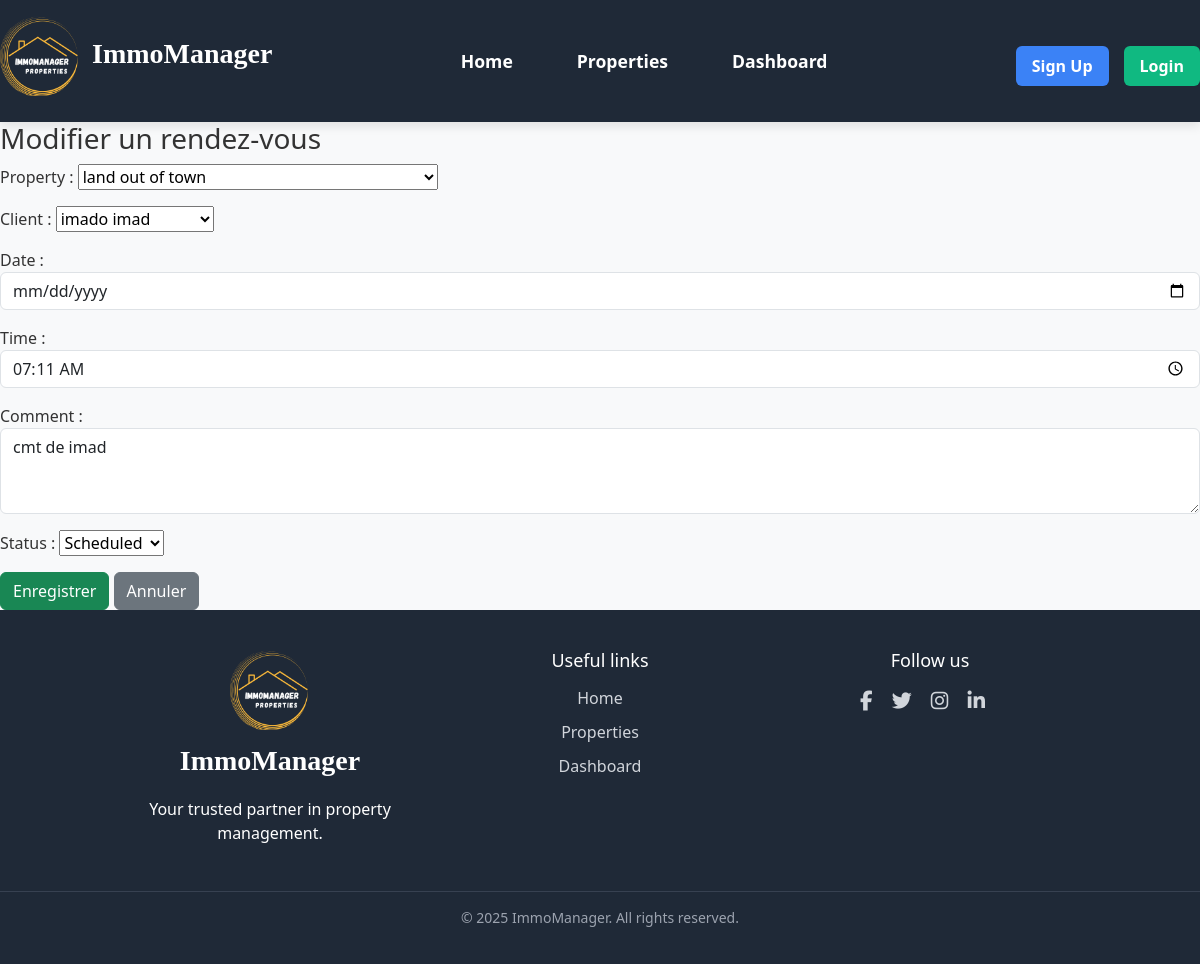
/rendezvous/rendezvous/modifier/1/, run on the app's committed database.
### rendezvous/models.py (models this page shows, shortened)
class RendezVous(models.Model):
    date = models.DateField()
    time = models.TimeField()  # anciennement heure
    property = models.ForeignKey(Bien, on_delete=models.CASCADE)  # anciennement bien
    client = models.ForeignKey(Client, on_delete=models.CASCADE)
    comment = models.TextField(blank=True)  # anciennement commentaire
    status = models.CharField(max_length=20, choices=[
        ('Scheduled', 'Scheduled'),
        ('Completed', 'Completed'),
        ('Canceled', 'Canceled'),
    ], default='Scheduled')  # anciennement statut

### rendezvous/views.py (the view)
# urls.py: path('rendezvous/modifier/<int:pk>/', views.modifier_rendezvous, name='modifier_rendezvous'),
def modifier_rendezvous(request, pk):
    rv = get_object_or_404(RendezVous, pk=pk)
    if request.method == 'POST':
        form = RendezVousForm(request.POST, instance=rv)
        if form.is_valid():
            form.save()
            return redirect('liste_rendezvous')
    else:
        form = RendezVousForm(instance=rv)
    return render(request, 'rendezvous/modifier.html', {'form': form})

### rendezvous/forms.py
class RendezVousForm(forms.ModelForm):
    class Meta:
        model = RendezVous
        fields = ['property', 'client', 'date', 'time', 'comment', 'status']
        widgets = {
            'date': forms.DateInput(attrs={'type': 'date', 'class': 'form-control'}),
            'time': forms.TimeInput(attrs={'type': 'time', 'class': 'form-control'}),
            'comment': forms.Textarea(attrs={'class': 'form-control', 'rows': 3}),
        }

### biens/models.py (called while the page is built)
    def __str__(self):
        return self.title

### clients/models.py (called while the page is built)
    def __str__(self):
        return f"{self.first_name} {self.last_name}"

### rendezvous/templates/rendezvous/modifier.html (shortened to what this page needs)
{% extends 'base.html' %}
{% block content %}
<h3>{% if form.instance.pk %}Modifier{% else %}Ajouter{% endif %} un rendez-vous</h3>
<form method="post">
    {{ form.as_p }}
    <button type="submit" class="btn btn-success">Enregistrer</button>
    <a href="{% url 'liste_rendezvous' %}" class="btn btn-secondary">Annuler</a>
</form>
{% endblock %}

### templates/base.html (style rules this page uses)
:root { --primary-color: #3b82f6; --accent-color: #00b894; --dark-color: #333; --light-color: #f8f9fa; }
* { margin: 0; padding: 0; box-sizing: border-box; }
body { font-family: 'Segoe UI', Tahoma, Geneva, Verdana, sans-serif; background-color: var(--light-color); color: var(--dark-color); margin: 0; padding: 0; }

### data on the page
RendezVous: property "land out of town", client "imado imad", time "07:11:00", comment "cmt de imad", status "Scheduled"
